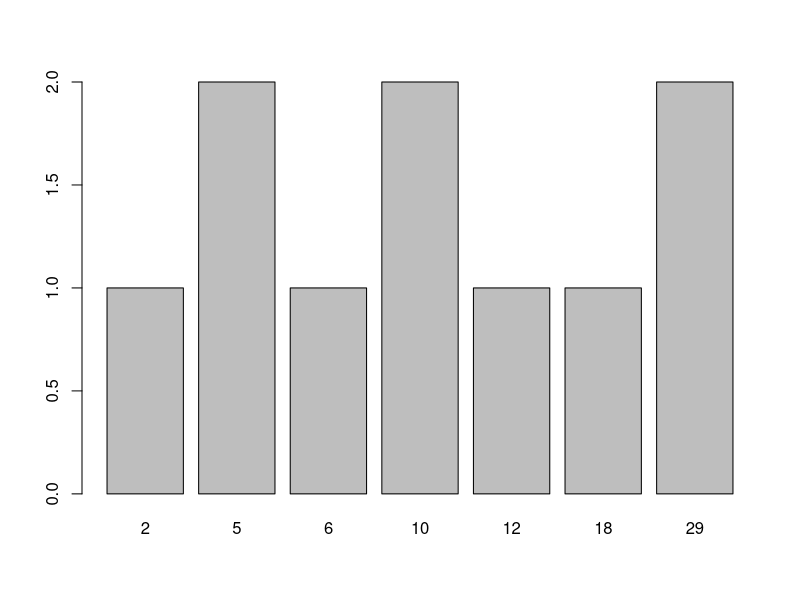
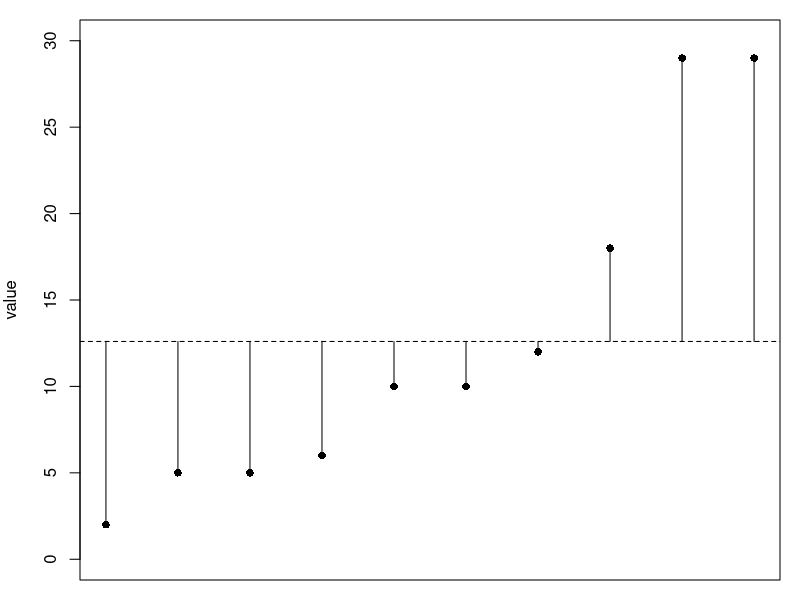

R code for these plots, in order:
# prelims
setwd("/Users/Emma-Marie/Documents/AU/ka_2.semester/rel_projekt/rel_projekt") # set working directory

## The Mean as Model
obs <- c(2, 5, 5, 6, 10, 10, 12, 18, 29, 29)
barplot(table(obs)) 
count <- c(1, 2, NA, 1, 2, NA, 1, 1, 2, NA)
d <- data.frame(cbind(obs, count)) # the occurrence of each observation are counted and put into a df
n <- length(d$obs) # occurrences are summed --> the sum is the number of obs.
d$cntdn <- count/n # count is divided by number of obs (which is 10) --> gives the weights of each obs
d$timesobs <- d$cntdn*d$obs # each obs are multiplied by its weight
d$dev <- d$obs - mean(d$obs) # the error of each obs are calculated by: obs - mean
d$dev.sq <- d$dev^2 # take the square root of each error value from above to remove negative numbers
d # table with all the values from above

SS <- sum(d$dev.sq)
variance <- SS/(n-1)
SD <- sqrt(variance)

##############################################
### Figure 5.1: Accounting for deviance from the mean

par(mar = c(1, 4, 1, 1)) # set margins for plot
plot(obs, ylim = c(0, 30),
     ylab = "value", xlab = NA, axes = F, frame.plot = T, pch = 16) # plot the obs from above
Axis(side = 2, labels = T) # add values to y-axis
abline(h = mean(obs), lty = 2) # add horizontal line in plot marking the mean value
arrows(1, 2, 1, mean(obs), length = 0) # x0, y0, x1, y1 # add vertical line from obs to the mean line
arrows(2, 5, 2, mean(obs), length = 0) # x0, y0, x1, y1
arrows(3, 5, 3, mean(obs), length = 0) # x0, y0, x1, y1
arrows(4, 6, 4, mean(obs), length = 0) # x0, y0, x1, y1
arrows(5, 10, 5, mean(obs), length = 0) # x0, y0, x1, y1
arrows(6, 10, 6, mean(obs), length = 0) # x0, y0, x1, y1
arrows(7, 12, 7, mean(obs), length = 0) # x0, y0, x1, y1
arrows(8, 18, 8, mean(obs), length = 0) # x0, y0, x1, y1
arrows(9, 29, 9, mean(obs), length = 0) # x0, y0, x1, y1
arrows(10, 29, 10, mean(obs), length = 0) # x0, y0, x1, y1

## standard deviation
(variance <- (sum(d$dev.sq))/(n - 1)) # var with Bessel-Gauss' correction
(sqrt(variance)) # standard deviation
sd(d$obs) # standard deviation again (just another approach)
